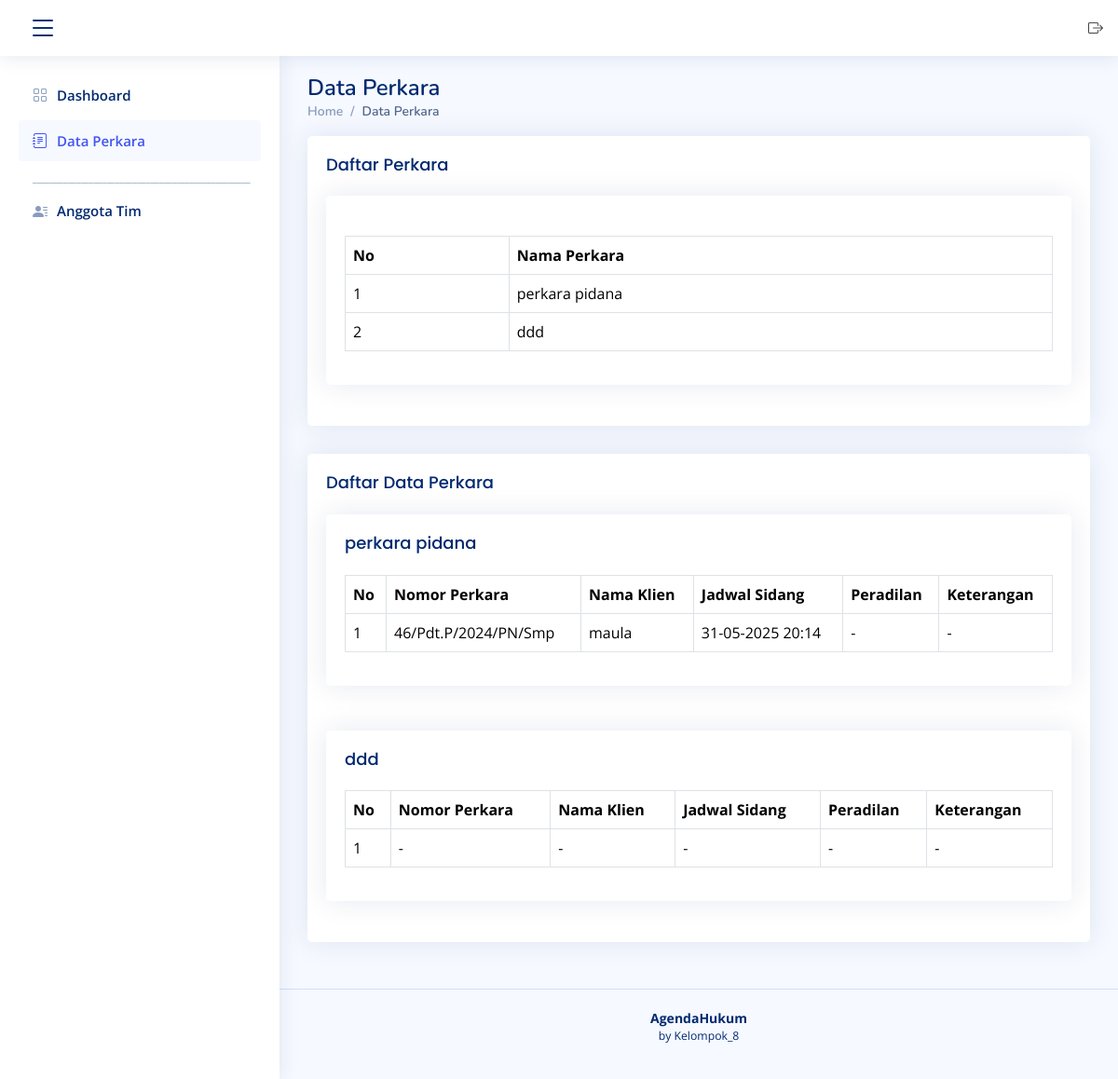
The page /user/perkara.php on the database its author committed.
### tables this page shows
CREATE TABLE `perkara` (
  `id_perkara` int NOT NULL,
  `nama_perkara` varchar(255) NOT NULL
);

CREATE TABLE `data_perkara` (
  `id_data` int NOT NULL,
  `id_perkara` int NOT NULL,
  `no_perkara` varchar(255) NOT NULL,
  `nama_klien` varchar(255) NOT NULL,
  `jadwal_sidang` datetime NOT NULL,
  `peradilan` varchar(255) DEFAULT NULL,
  `keterangan` text
);

### user/perkara.php (the view, shortened to what this page needs)
<?php
include "../config/db.php";
?>
<!DOCTYPE html>
<html lang="en">
<head>
  <link href="../assets/vendor/bootstrap/css/bootstrap.min.css" rel="stylesheet">
  <link href="../assets/vendor/bootstrap-icons/bootstrap-icons.css" rel="stylesheet">
  <link href="../assets/css/style.css" rel="stylesheet">
</head>
<body>
  <header id="header" class="header fixed-top d-flex align-items-center">
    <i class="bi bi-list toggle-sidebar-btn"></i>
    <nav class="header-nav ms-auto">
      <ul class="d-flex align-items-center">
        <li class="nav-item dropdown pe-3">
          <a class="dropdown-item d-flex align-items-center" href="../auth/logout.php">
            <i class="bi bi-box-arrow-right"></i>
          </a>
        </li>
      </ul>
    </nav>
  </header>
  <aside id="sidebar" class="sidebar">
    <ul class="sidebar-nav" id="sidebar-nav">
      <li class="nav-item">
        <a class="nav-link collapsed" href="index.php">
          <i class="bi bi-grid"></i>
          <span>Dashboard</span>
        </a>
      </li>
      <li class="nav-item">
        <a class="nav-link" href="perkara.php">
          <i class="bi bi-journal-text"></i>
          <span>Data Perkara</span>
        </a>
      </li>
      <li class="nav-heading">__________________________________________________</li>
      <li class="nav-item">
        <a class="nav-link collapsed" href="jumlah_anggota.php">
          <i class="bi bi-person-lines-fill"></i>
          <span>Anggota Tim</span>
        </a>
      </li>
    </ul>
  </aside>
  <main id="main" class="main">
    <div class="pagetitle">
      <h1>Data Perkara</h1>
      <nav>
        <ol class="breadcrumb">
          <li class="breadcrumb-item"><a href="index.php">Home</a></li>
          <li class="breadcrumb-item active">Data Perkara</li>
        </ol>
      </nav>
    </div>
    <section class="section">
      <div class="row">
        <div class="col-lg-12">
          <div class="card">
            <div class="card-body">
              <h5 class="card-title">Daftar Perkara</h5>
              <div class="card mb-4">
                <div class="card-body">
                  <h5 class="card-title"></h5>
                  <?php
                  $query = "SELECT * FROM perkara";
                  $result = mysqli_query($conn, $query);
                  if (mysqli_num_rows($result) > 0) {
                      echo '<div class="table-responsive">
                              <table class="table table-bordered">
                                  <thead>
                                      <tr>
                                          <th>No</th>
                                          <th>Nama Perkara</th>
                                      </tr>
                                  </thead>
                                  <tbody>';
                      $no = 1;
                      while ($row = mysqli_fetch_assoc($result)) {
                        echo "<tr>";
                        echo "<td>" . $no++ . "</td>";
                        echo "<td>" . htmlspecialchars($row['nama_perkara']) . "</td>";
                        echo "</tr>";
                      }
                      echo '</tbody></table></div>';
                  } else {
                      echo "<p class='text-center'>Tidak ada perkara.</p>";
                  }
                  ?>
                </div>
              </div>
            </div>
          </div>
          <div class="card">
            <div class="card-body">
              <h5 class="card-title">Daftar Data Perkara</h5>
              <?php
                $query = "SELECT p.id_perkara, p.nama_perkara, dp.id_data, dp.no_perkara, dp.nama_klien, dp.jadwal_sidang, dp.peradilan, dp.keterangan
                          FROM perkara p
                          LEFT JOIN data_perkara dp ON p.id_perkara = dp.id_perkara
                          ORDER BY p.id_perkara, dp.id_data";
                $result = mysqli_query($conn, $query);
                $current_perkara = null;
                $no = 1;
                while ($row = mysqli_fetch_assoc($result)) {
                    if ($current_perkara != $row['nama_perkara']) {
                      if ($current_perkara !== null) {
                        echo "</tbody></table></div></div></div><br>";
                      }
                      $current_perkara = $row['nama_perkara'];
                        echo "<div class='card mb-4'>";
                        echo "<div class='card-body'>";
                        echo "<h5 class='card-title'>" . htmlspecialchars($current_perkara, ENT_QUOTES, 'UTF-8') . "</h5>";
                        echo "<div class='table-responsive'>";
                        echo "<table class='table table-bordered'>
                                <thead>
                                  <tr>
                                    <th>No</th>
                                    <th>Nomor Perkara</th>
                                    <th>Nama Klien</th>
                                    <th>Jadwal Sidang</th>
                                    <th>Peradilan</th>
                                    <th>Keterangan</th>
                                  </tr>
                                </thead>
                                <tbody>";
                      $no = 1;
                    }
                    echo "<tr>";
                    echo "<td>" . $no++ . "</td>";
                    echo "<td>" . htmlspecialchars($row['no_perkara'] ?? '-', ENT_QUOTES, 'UTF-8') . "</td>";
                    echo "<td>" . htmlspecialchars($row['nama_klien'] ?? '-', ENT_QUOTES, 'UTF-8') . "</td>";
                    echo "<td>" . (isset($row['jadwal_sidang']) ? date('d-m-Y H:i', strtotime($row['jadwal_sidang'])) : '-') . "</td>";
                    echo "<td>" . htmlspecialchars($row['peradilan'] ?? '-', ENT_QUOTES, 'UTF-8') . "</td>";
                    echo "<td>" . htmlspecialchars($row['keterangan'] ?? '-', ENT_QUOTES, 'UTF-8') . "</td>";
                    echo "</tr>";
                }
                if ($current_perkara !== null) {
                    echo "</tbody></table></div></div></div>";
              }
              ?>
            </div>
          </div>
        </div>
      </div>
    </section>
  </main>
  <footer id="footer" class="footer">
    <div class="copyright">
      <strong><span>AgendaHukum</span></strong>
      <p class="small">by Kelompok_8</p>
    </div>
  </footer>
</body>
</html>

### assets/css/style.css (style rules this page uses)
:root { scroll-behavior: smooth; }
body { font-family: "Open Sans", sans-serif; background: #f6f9ff; color: #444444; }
a { color: #4154f1; text-decoration: none; }
h1, h2, h3, h4, h5, h6 { font-family: "Nunito", sans-serif; }
#main { margin-top: 60px; padding: 20px 30px; transition: all 0.3s; }
.pagetitle { margin-bottom: 10px; }
.pagetitle h1 { font-size: 24px; margin-bottom: 0; font-weight: 600; color: #012970; }
.card { margin-bottom: 30px; border: none; border-radius: 5px; box-shadow: 0px 0 30px rgba(1, 41, 112, 0.1); }
.card-title { padding: 20px 0 15px 0; font-size: 18px; font-weight: 500; color: #012970; font-family: "Poppins", sans-serif; }
.card-body { padding: 0 20px 20px 20px; }
.breadcrumb { font-size: 14px; font-family: "Nunito", sans-serif; color: #899bbd; font-weight: 600; }
.breadcrumb a { color: #899bbd; transition: 0.3s; }
.breadcrumb .breadcrumb-item::before { color: #899bbd; }
.breadcrumb .active { color: #51678f; font-weight: 600; }
.header { transition: all 0.5s; z-index: 997; height: 60px; box-shadow: 0px 2px 20px rgba(1, 41, 112, 0.1); background-color: #fff; padding-left: 20px; }
.header .toggle-sidebar-btn { font-size: 32px; padding-left: 10px; cursor: pointer; color: #012970; }
.header-nav ul { list-style: none; }
.header-nav>ul { margin: 0; padding: 0; }
.sidebar { position: fixed; top: 60px; left: 0; bottom: 0; width: 300px; z-index: 996; transition: all 0.3s; padding: 20px; overflow-y: auto; scrollbar-width: thin; scrollbar-color: #aab7cf transparent; box-shadow: 0px 0px 20px rgba(1, 41, 112, 0.1); background-color: #fff; }
@media (min-width: 1200px) { #main, #footer { margin-left: 300px; } }
.sidebar-nav { padding: 0; margin: 0; list-style: none; }
.sidebar-nav li { padding: 0; margin: 0; list-style: none; }
.sidebar-nav .nav-item { margin-bottom: 5px; }
.sidebar-nav .nav-heading { font-size: 11px; text-transform: uppercase; color: #899bbd; font-weight: 600; margin: 10px 0 5px 15px; }
.sidebar-nav .nav-link { display: flex; align-items: center; font-size: 15px; font-weight: 600; color: #4154f1; transition: 0.3; background: #f6f9ff; padding: 10px 15px; border-radius: 4px; }
.sidebar-nav .nav-link i { font-size: 16px; margin-right: 10px; color: #4154f1; }
.sidebar-nav .nav-link.collapsed { color: #012970; background: #fff; }
.sidebar-nav .nav-link.collapsed i { color: #899bbd; }
.footer { padding: 20px 0; font-size: 14px; transition: all 0.3s; border-top: 1px solid #cddfff; }
.footer .copyright { text-align: center; color: #012970; }

### rows shown on the page
perkara: nama_perkara "perkara pidana"
perkara: nama_perkara "ddd", no_perkara "-", nama_klien "-", peradilan "-", keterangan "-"
data_perkara: id_perkara.nama_perkara "perkara pidana", no_perkara "46/Pdt.P/2024/PN/Smp", nama_klien "maula", jadwal_sidang "31-05-2025 20:14", peradilan "-", keterangan "-"
